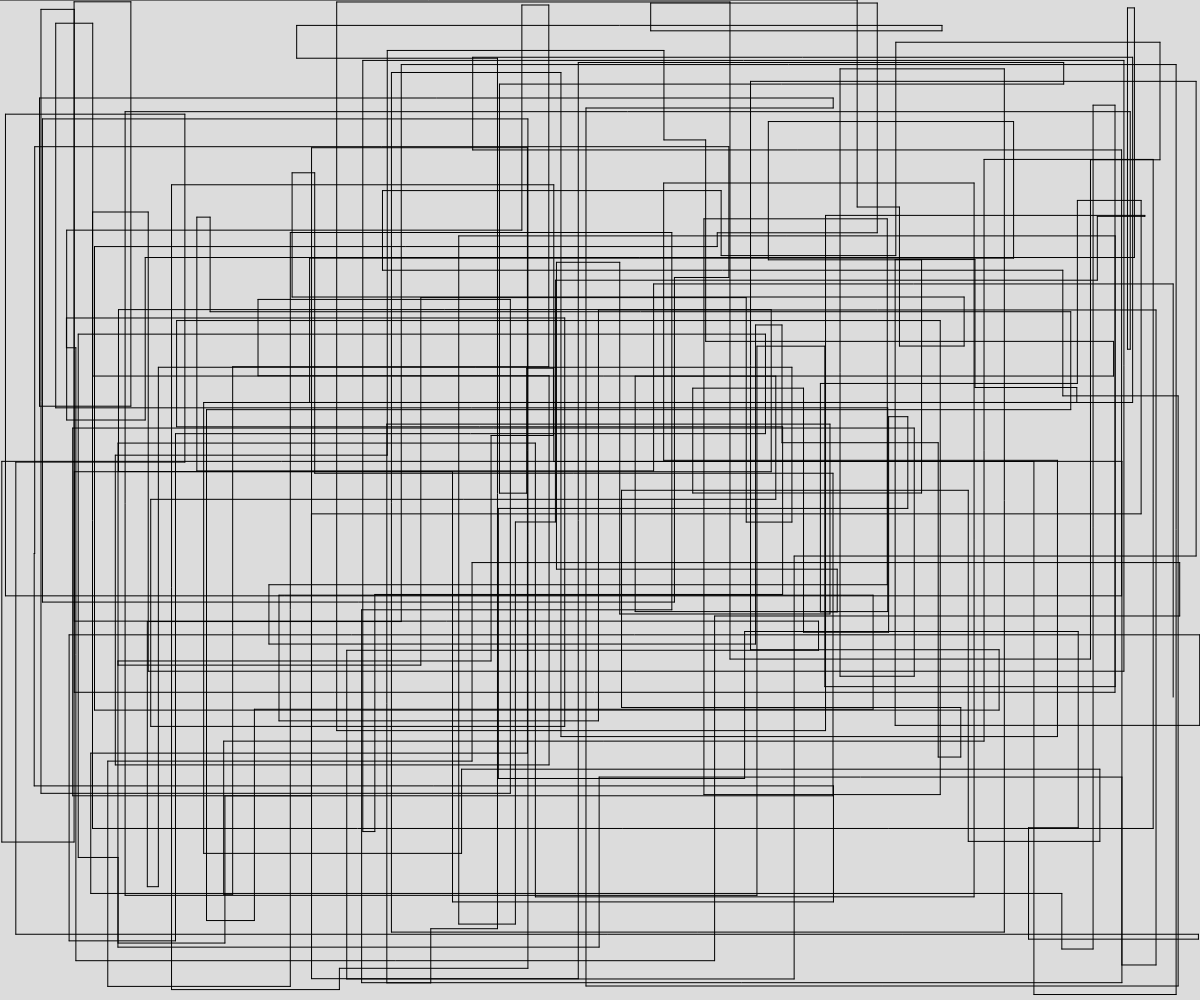
Frame 1 (no input)
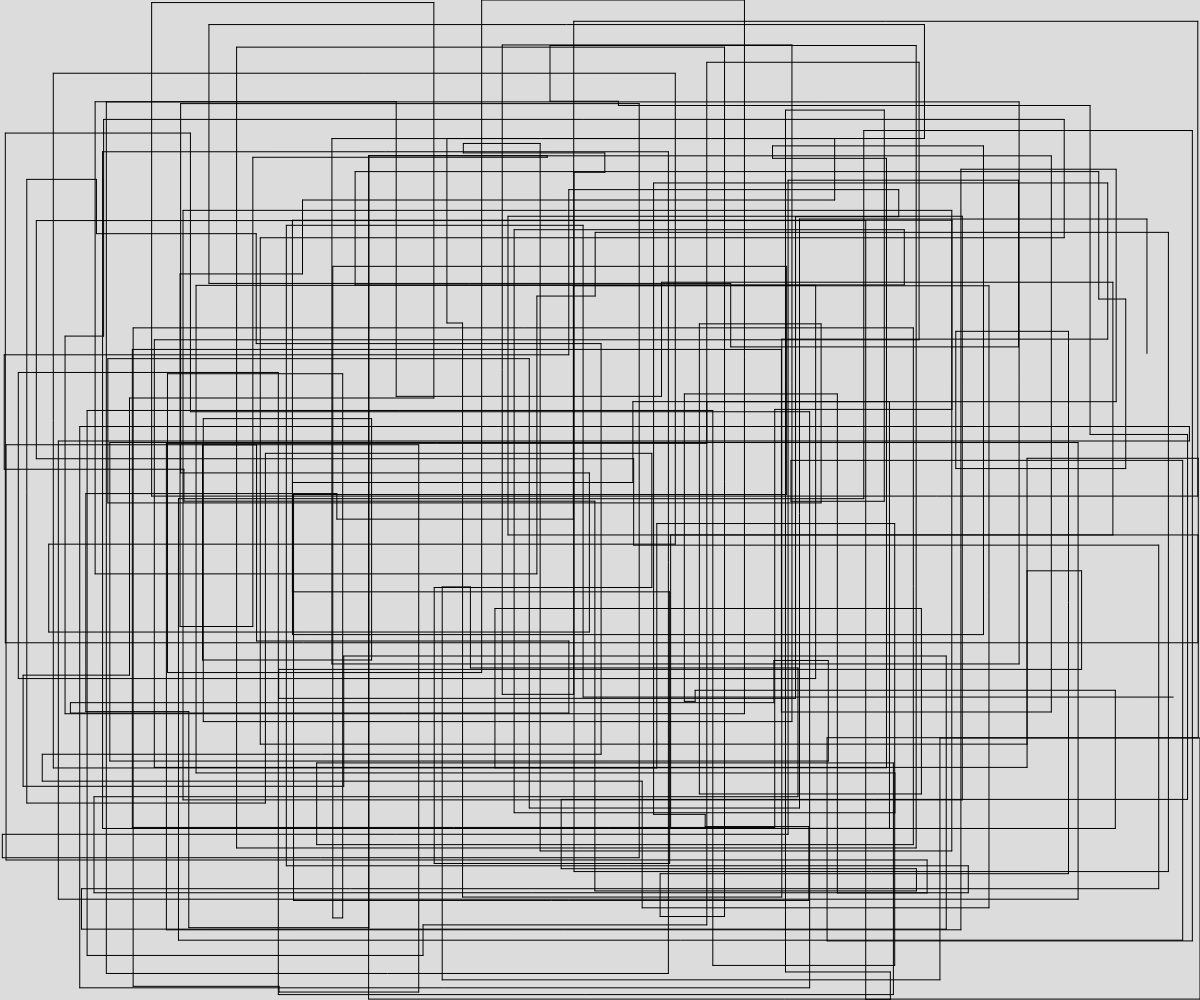
Frame 2 (the mouse pressed at the canvas centre, redrawn once)

The p5.js sketch that drew these frames (run headless with seeded random() and noise() and a simulated clock; the mouse was pressed at the canvas centre and the sketch redrawn once):

// p5.js sketch
// ── sketch.js
// Art replication
// Danielle
// 11/04/2019
//

//“Vertical-Horizontal No. 3” 
//The position of the end points of the lines
// was chosen at random with a uniform probability density. 
//One of the coordinates was then changed alternately to 
//create horizontal and vertical lines.

let x1 = 0;
let y1 = 0;



function setup() {
  createCanvas(windowWidth, windowHeight);
  noLoop();
}

function draw() {
  background(220);
  multipleLines();
}


function multipleLines(){
  for (i = 0; i < 200; i ++){
    horizontalLine();
    verticalLine();
  }
}

function horizontalLine(){
  let x2 = random(width);
  
  line(x1, y1, x2, y1 );
  x1 = x2;

}

function verticalLine(){
  let y2 = random(height);

  line(x1, y1, x1, y2);

  y1 = y2;

}
